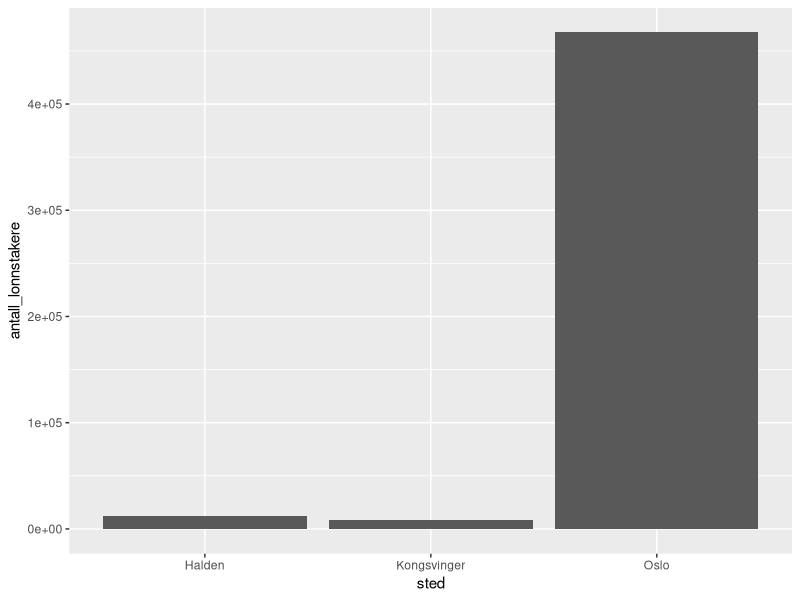
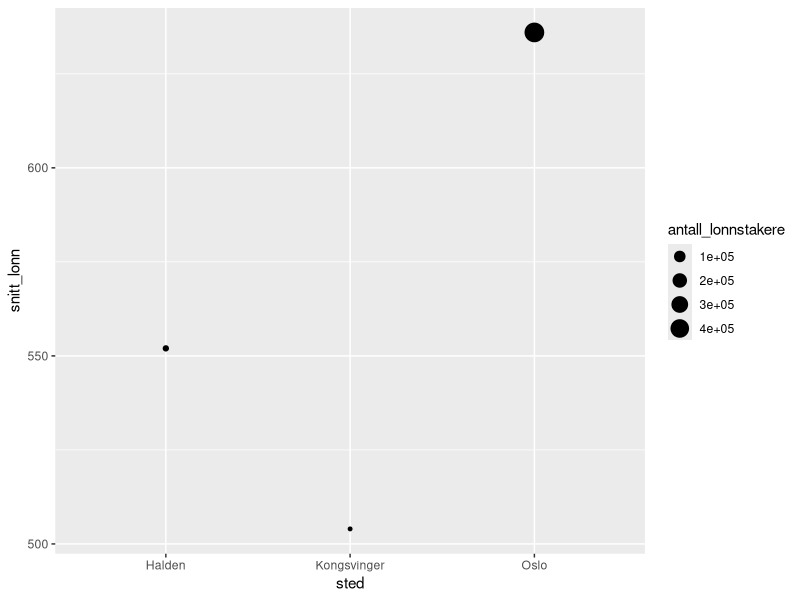

The R script that drew these images, in order:
## ---- chunk 1
kommune_list <- data.frame(sted = c("Oslo", "Kongsvinger", "Halden"), 
                     snitt_lonn = c(636, 504, 552), 
                     antall_lonnstakere = c(467400, 8300, 12600),
                     nivaa = "Kommune")
## ---- chunk 2
library(ggplot2)
ggplot(kommune_list, aes(sted, antall_lonnstakere)) + 
    geom_col()
## ---- chunk 3
ggplot(kommune_list, aes(sted, snitt_lonn, size = antall_lonnstakere)) + 
  geom_point()
